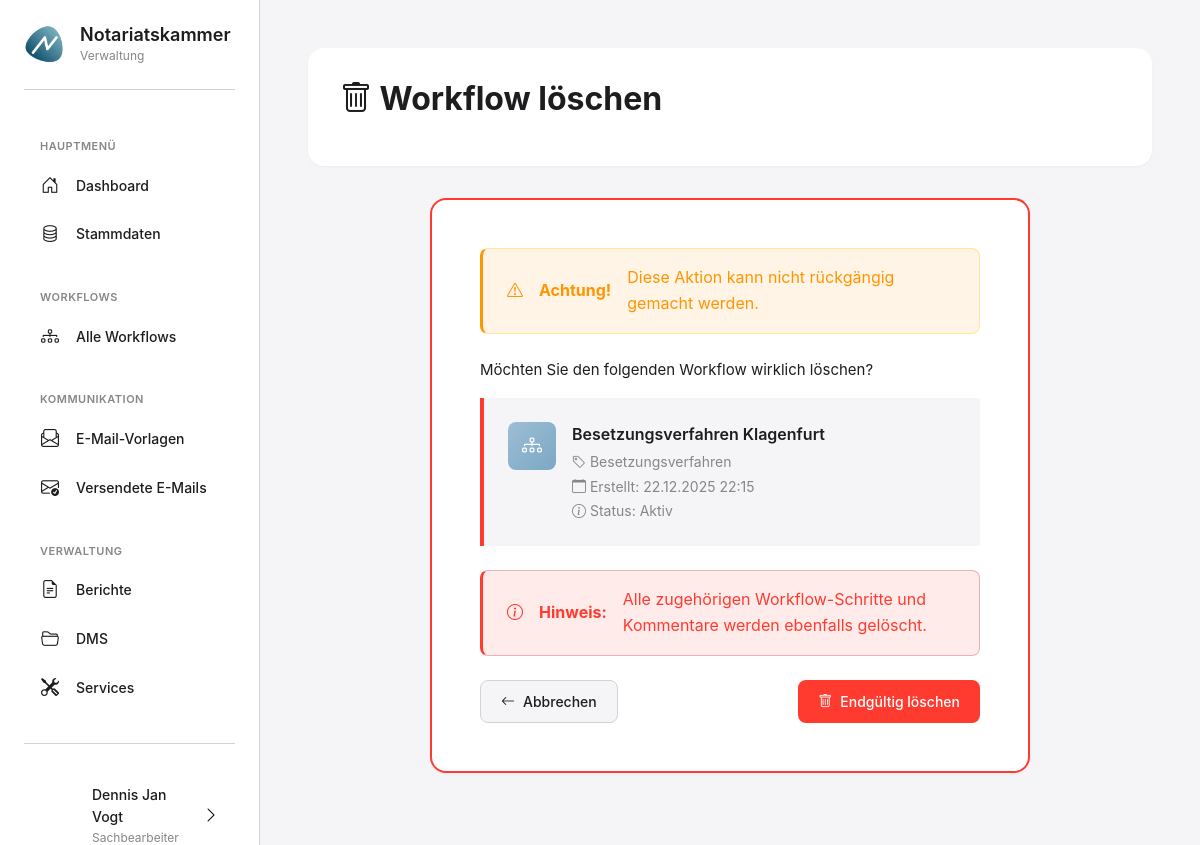
The page /workflows/18/loeschen/ (signed in) on the database its author committed.
### apps/benutzer/models.py (models this page shows, shortened)
class KammerBenutzer(AbstractUser):
    ROLLEN = [
        ('admin', 'Administrator'),
        ('sachbearbeiter', 'Sachbearbeiter'),
        ('leitung', 'Leitung'),
    ]
    rolle = models.CharField(
        max_length=20,
        choices=ROLLEN,
        default='sachbearbeiter',
        verbose_name='Rolle'
    )
    abteilung = models.CharField(
        max_length=100,
        blank=True,
        verbose_name='Abteilung',
        help_text='z.B. "Zulassungen", "Aufsicht", "Allgemein"'
    )
    telefon = models.CharField(
        max_length=50,
        blank=True,
        verbose_name='Telefon'
    )
    profilbild = models.ImageField(
        upload_to='profilbilder/',
        blank=True,
        null=True,
        verbose_name='Profilbild',
        help_text='Profilbild des Benutzers'
    )
    class Meta:
        verbose_name = 'Kammermitarbeiter'
        verbose_name_plural = 'Kammermitarbeiter'
        ordering = ['last_name', 'first_name']

### apps/workflows/models.py (models this page shows, shortened)
class WorkflowInstanz(ZeitstempelModel):
    STATUS_CHOICES = [
        ('aktiv', 'Aktiv'),
        ('archiviert', 'Archiviert'),
    ]
    workflow_typ = models.ForeignKey(
        WorkflowTyp,
        on_delete=models.PROTECT,
        related_name='instanzen',
        verbose_name='Workflow-Typ'
    )
    name = models.CharField(
        max_length=200,
        verbose_name='Name',
        help_text='Beschreibender Name für diese Workflow-Instanz'
    )
    status = models.CharField(
        max_length=20,
        choices=STATUS_CHOICES,
        default='aktiv',
        verbose_name='Status'
    )
    erstellt_von = models.ForeignKey(
        settings.AUTH_USER_MODEL,
        on_delete=models.PROTECT,
        related_name='erstellte_workflows',
        verbose_name='Erstellt von'
    )
    archiviert_am = models.DateTimeField(
        null=True,
        blank=True,
        verbose_name='Archiviert am'
    )
    fertigstellungsdatum = models.DateField(
        null=True,
        blank=True,
        verbose_name='Fertigstellungsdatum',
        help_text='Geplantes Datum zur Fertigstellung des Workflows'
    )
    betroffene_notare = models.ManyToManyField(
        'personen.Notar',
        blank=True,
        related_name='workflows_als_betroffener',
        verbose_name='Betroffene Notare',
        help_text='Notare, die von diesem Workflow betroffen sind'
    )
    betroffene_kandidaten = models.ManyToManyField(
        'personen.NotarAnwaerter',
        blank=True,
        related_name='workflows_als_betroffener',
        verbose_name='Betroffene Kandidaten',
        help_text='Notariatskandidaten, die von diesem Workflow betroffen sind'
    )
    notizen = models.TextField(
        blank=True,
        verbose_name='Notizen'
    )
    kennung = models.CharField(
        max_length=50,
        unique=True,
        blank=True,
        verbose_name='Kennung',
        help_text='Eindeutige Kennung (z.B. 2025-BES-001)'
    )
    jahr = models.PositiveIntegerField(
        default=2025,
        verbose_name='Jahr',
        help_text='Jahr für Kennungssystem'
    )
    laufende_nummer = models.PositiveIntegerField(
        default=0,
        verbose_name='Laufende Nummer',
        help_text='Laufende Nummer innerhalb Jahr und Typ'
    )
    referenten = models.ManyToManyField(
        'personen.Notar',
        blank=True,
        related_name='workflows_als_referent',
        verbose_name='Referenten',
        help_text='Notare die als Referenten am Workflow beteiligt sind'
    )
    bewerber = models.ManyToManyField(
        'personen.NotarAnwaerter',
        blank=True,
        related_name='workflows_als_bewerber',
        verbose_name='Bewerber',
        help_text='Kandidat die sich um die Stelle bewerben'
    )
    class Meta:
        verbose_name = 'Workflow-Instanz'
        verbose_name_plural = 'Workflow-Instanzen'
        ordering = ['-erstellt_am']

class WorkflowTyp(ZeitstempelModel):
    name = models.CharField(
        max_length=200,
        unique=True,
        verbose_name='Name',
        help_text='Name des Workflow-Typs'
    )
    beschreibung = models.TextField(
        blank=True,
        verbose_name='Beschreibung',
        help_text='Detaillierte Beschreibung des Workflows'
    )
    ist_aktiv = models.BooleanField(
        default=True,
        verbose_name='Ist aktiv',
        help_text='Kann dieser Workflow-Typ für neue Instanzen verwendet werden?'
    )
    kuerzel = models.CharField(
        max_length=10,
        unique=True,
        null=True,
        blank=True,
        verbose_name='Kürzel',
        help_text='Kürzel für Kennung (z.B. BES, BP, NOT)'
    )
    class Meta:
        verbose_name = 'Workflow-Typ'
        verbose_name_plural = 'Workflow-Typen'
        ordering = ['name']

### apps/workflows/views.py (the view, shortened to what this page needs)
# urls.py: path('workflows/<int:workflow_id>/loeschen/', views.workflow_loeschen_view, name='workflow_loeschen'),
@login_required
def workflow_loeschen_view(request, workflow_id):
    workflow = get_object_or_404(WorkflowInstanz, id=workflow_id)
    context = {
        'workflow': workflow,
    }
    return render(request, 'workflows/workflow_loeschen.html', context)

### templates/workflows/workflow_loeschen.html (shortened to what this page needs)
{% extends 'base_modern.html' %}
{% load static %}
{% block content %}
<div class="page-header">
    <div class="page-header-top">
        <div>
            <h1 class="page-title">
                <i class="bi bi-trash"></i> Workflow löschen
            </h1>
        </div>
    </div>
</div>
<div style="max-width: 600px; margin: 0 auto;">
    <div class="card" style="border: 2px solid var(--danger);">
        <div class="card-body">
            <div class="alert alert-warning" style="margin-bottom: var(--spacing-lg);">
                <i class="bi bi-exclamation-triangle"></i>
                <strong>Achtung!</strong> Diese Aktion kann nicht rückgängig gemacht werden.
            </div>
            <p style="margin-bottom: var(--spacing-md); font-size: 15px;">
                Möchten Sie den folgenden Workflow wirklich löschen?
            </p>
            <div style="padding: var(--spacing-lg); background: var(--bg-primary); border-radius: var(--border-radius); margin-bottom: var(--spacing-lg); border-left: 4px solid var(--danger);">
                <div style="display: flex; align-items: start; gap: var(--spacing-md);">
                    <div style="width: 48px; height: 48px; border-radius: 8px; background: linear-gradient(135deg, var(--primary-color), #7BA8C4); display: flex; align-items: center; justify-content: center; color: white; font-size: 20px; flex-shrink: 0;">
                        <i class="bi bi-diagram-3"></i>
                    </div>
                    <div style="flex: 1;">
                        <div style="font-weight: 600; font-size: 16px; margin-bottom: 4px;">
                            {{ workflow.name }}
                        </div>
                        <div style="font-size: 14px; color: var(--text-secondary); margin-bottom: 2px;">
                            <i class="bi bi-tag"></i> {{ workflow.workflow_typ.name }}
                        </div>
                        <div style="font-size: 14px; color: var(--text-secondary); margin-bottom: 2px;">
                            <i class="bi bi-calendar"></i> Erstellt: {{ workflow.erstellt_am|date:"d.m.Y H:i" }}
                        </div>
                        <div style="font-size: 14px; color: var(--text-secondary);">
                            <i class="bi bi-info-circle"></i> Status: {{ workflow.get_status_display }}
                        </div>
                    </div>
                </div>
            </div>
            <div class="alert alert-danger" style="margin-bottom: var(--spacing-lg);">
                <i class="bi bi-info-circle"></i>
                <strong>Hinweis:</strong> Alle zugehörigen Workflow-Schritte und Kommentare werden ebenfalls gelöscht.
            </div>
            <form method="post">
                <div style="display: flex; justify-content: space-between; gap: var(--spacing-md);">
                    <a href="{% url 'workflow_detail' workflow.id %}" class="btn btn-secondary">
                        <i class="bi bi-arrow-left"></i> Abbrechen
                    </a>
                    <button type="submit" class="btn btn-danger">
                        <i class="bi bi-trash"></i> Endgültig löschen
                    </button>
                </div>
            </form>
        </div>
    </div>
</div>
{% endblock %}

### templates/base_modern.html (shortened to what this page needs)
{% load static %}
<!DOCTYPE html>
<html lang="de">
<head>
    <link href="https://cdn.jsdelivr.net/npm/bootstrap@5.3.0/dist/css/bootstrap.min.css" rel="stylesheet">
    <link rel="stylesheet" href="https://cdn.jsdelivr.net/npm/bootstrap-icons@1.11.3/font/bootstrap-icons.min.css">
    <link rel="stylesheet" href="{% static 'css/modern-style.css' %}">
</head>
<body>
    <aside class="sidebar">
        <a href="{% url 'dashboard' %}" class="sidebar-logo" style="text-decoration: none; color: inherit; cursor: pointer;">
            <div class="sidebar-logo-icon">
                <img src="{% static 'images/logo.png' %}" alt="Notariatskammer Logo" style="width: 100%; height: 100%; object-fit: contain;">
            </div>
            <div class="sidebar-logo-text">
                <h1>Notariatskammer</h1>
                <p>Verwaltung</p>
            </div>
        </a>
        <nav class="sidebar-nav">
            <div class="sidebar-nav-section">
                <div class="sidebar-nav-section-title">Hauptmenü</div>
                <ul>
                    <li class="sidebar-nav-item">
                        <a href="{% url 'dashboard' %}" class="sidebar-nav-link {% if request.resolver_match.url_name == 'dashboard' %}active{% endif %}">
                            <i class="bi bi-house-door"></i>
                            <span>Dashboard</span>
                        </a>
                    </li>
                    <li class="sidebar-nav-item">
                        <button type="button" class="sidebar-nav-link {% if 'stammdaten' in request.path %}active{% endif %}" onclick="openStammdatenModal()">
                            <i class="bi bi-database"></i>
                            <span>Stammdaten</span>
                        </button>
                    </li>
                </ul>
            </div>
            <div class="sidebar-nav-section">
                <div class="sidebar-nav-section-title">Workflows</div>
                <ul>
                    <li class="sidebar-nav-item">
                        <a href="{% url 'workflow_liste' %}" class="sidebar-nav-link {% if 'workflows' in request.path and 'workflow_liste' in request.resolver_match.url_name %}active{% endif %}">
                            <i class="bi bi-diagram-3"></i>
                            <span>Alle Workflows</span>
                        </a>
                    </li>
                </ul>
            </div>
            <div class="sidebar-nav-section">
                <div class="sidebar-nav-section-title">Kommunikation</div>
                <ul>
                    <li class="sidebar-nav-item">
                        <a href="{% url 'vorlagen_liste' %}" class="sidebar-nav-link {% if 'vorlagen' in request.path %}active{% endif %}">
                            <i class="bi bi-envelope-paper"></i>
                            <span>E-Mail-Vorlagen</span>
                        </a>
                    </li>
                    <li class="sidebar-nav-item">
                        <a href="{% url 'gesendete_emails' %}" class="sidebar-nav-link {% if 'gesendete_emails' in request.resolver_match.url_name %}active{% endif %}">
                            <i class="bi bi-envelope-check"></i>
                            <span>Versendete E-Mails</span>
                        </a>
                    </li>
                </ul>
            </div>
            <div class="sidebar-nav-section">
                <div class="sidebar-nav-section-title">Verwaltung</div>
                <ul>
                    <li class="sidebar-nav-item">
                        <a href="{% url 'berichte_uebersicht' %}" class="sidebar-nav-link {% if 'berichte' in request.path %}active{% endif %}">
                            <i class="bi bi-file-earmark-text"></i>
                            <span>Berichte</span>
                        </a>
                    </li>
                    <li class="sidebar-nav-item">
                        <a href="/dms/" class="sidebar-nav-link {% if 'dms' in request.path %}active{% endif %}">
                            <i class="bi bi-folder2-open"></i>
                            <span>DMS</span>
                        </a>
                    </li>
                    <li class="sidebar-nav-item">
                        <a href="{% url 'service_katalog' %}" class="sidebar-nav-link {% if 'services' in request.path %}active{% endif %}">
                            <i class="bi bi-tools"></i>
                            <span>Services</span>
                        </a>
                    </li>
                </ul>
            </div>
        </nav>
        <div class="user-menu">
            <button class="user-menu-button" type="button" onclick="toggleUserProfileMenu(event)">
                <div class="user-avatar" {% if user.profilbild %}style="background-image: url('{{ user.profilbild.url }}'); background-size: cover; background-position: center; font-size: 0;"{% endif %}>
                </div>
                <div class="user-info">
                    <div class="user-name">{{ user.get_full_name|default:user.username }}</div>
                    <div class="user-role">{{ user.get_rolle_display|default:"Benutzer" }}</div>
                </div>
                <i class="bi bi-chevron-right"></i>
            </button>
        </div>
    </aside>
    <main class="main-content">
        {% block content %}{% endblock %}
    </main>
</body>
</html>

### rows shown on the page
KammerBenutzer: get_full_name "Dennis Jan Vogt", rolle "Sachbearbeiter"
WorkflowInstanz: name "Besetzungsverfahren Klagenfurt", workflow_typ.name "Besetzungsverfahren", erstellt_am "22.12.2025 22:15", status "Aktiv"
